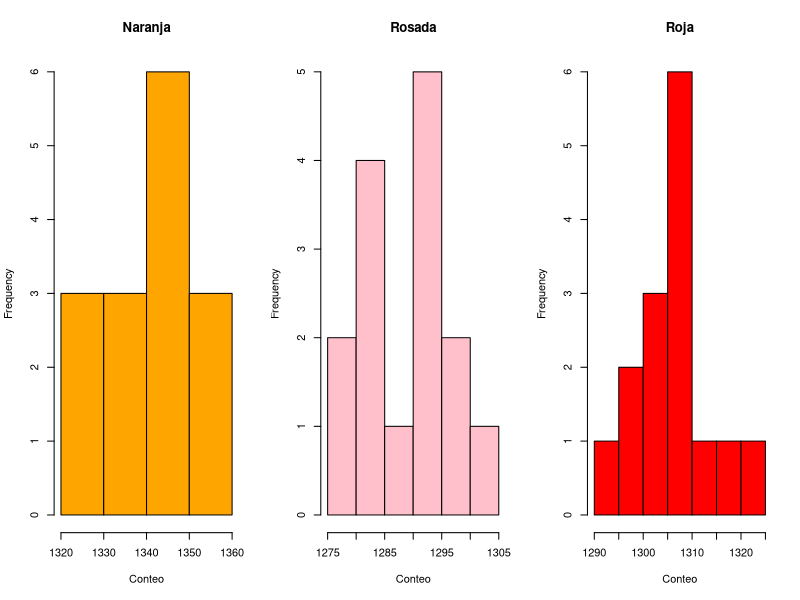
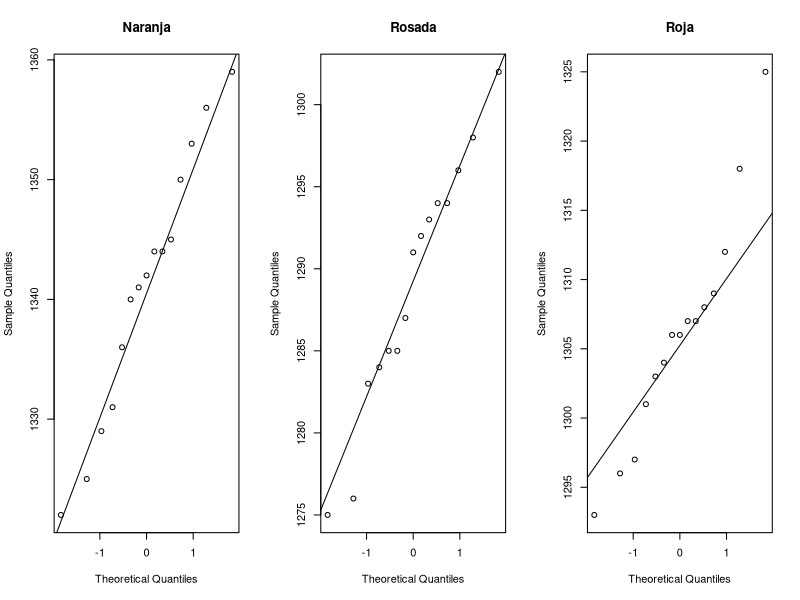
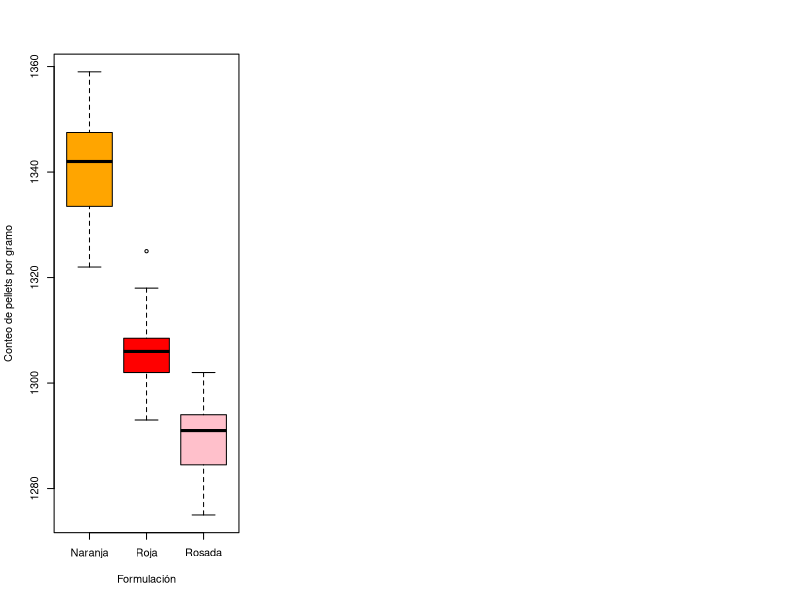

Recreate these plots in R, in order.
Naranja <- c(1345, 1353, 1322, 1341, 1350, 
             1325, 1344, 1342, 1344, 1356, 
             1359, 1329, 1340, 1336, 1331)

Rosada <- c(1283, 1292, 1276, 1302, 1298, 
            1293, 1287, 1284, 1294, 1294, 
            1275, 1296, 1285, 1285, 1291)

Roja <- c(1308, 1306, 1304, 1312, 1301, 
          1307, 1303, 1306, 1325, 1296, 
          1293, 1309, 1297, 1318, 1307)
datos <- data.frame(Naranja,Rosada,Roja)

#Generamos los estadistícos descriptivos

resumen <- data.frame(
  Media = apply(datos, 2, mean),
  Mediana = apply(datos,2,median),
  Desviacion_Estandar = apply(datos, 2, sd),
  n = apply(datos, 2, length)
)
resumen


# Convertir los datos a formato largo
datos_long <- data.frame(
  formulacion = factor(rep(c("Naranja", "Rosada", "Roja"), each = 15)),
  conteo = c(Naranja, Rosada, Roja)
)

#Verificamos normalidad y homocedasticidad
by(datos_long$conteo, datos_long$formulacion, shapiro.test) # Normalidad por grupo

install.packages("car")
library(car)
leveneTest(conteo ~ formulacion, data = datos_long)

#Generamos histograma

par(mfrow = c(1,3))

hist(Naranja, main = "Naranja", xlab = "Conteo", col = "orange")
hist(Rosada,  main = "Rosada",  xlab = "Conteo", col = "pink")
hist(Roja,    main = "Roja",    xlab = "Conteo", col = "red")

par(mfrow = c(1,1))

#Generamos diagrama Q-Q

par(mfrow = c(1,3))

qqnorm(Naranja, main = "Naranja"); qqline(Naranja)
qqnorm(Rosada,  main = "Rosada");  qqline(Rosada)
qqnorm(Roja,    main = "Roja");    qqline(Roja)

#Generamos diagarma de cajas

datos_long$formulacion <- factor(
  datos_long$formulacion,
  levels = c("Naranja", "Roja", "Rosada")
)

boxplot(conteo ~ formulacion, data = datos_long,
        ylab = "Conteo de pellets por gramo",
        xlab = "Formulación",
        col = c("orange", "red", "pink"))


# Aplicamos ANOVA

modelo <- aov(conteo ~ formulacion, data = datos_long)
summary(modelo)
alfa <- 0.01
qf(1-alfa,2,42)

#Aplicamos prueba Tukey
TukeyHSD(modelo)
